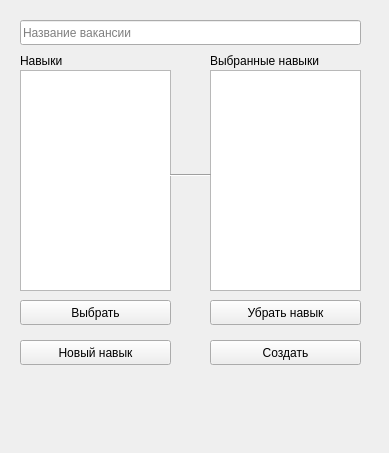
<?xml version="1.0" encoding="UTF-8"?>
<ui version="4.0">
 <class>new_vac</class>
 <widget class="QWidget" name="new_vac">
  <property name="geometry">
   <rect>
    <x>0</x>
    <y>0</y>
    <width>389</width>
    <height>453</height>
   </rect>
  </property>
  <property name="windowTitle">
   <string>Add vacancy</string>
  </property>
  <widget class="QPushButton" name="ChooseSkill">
   <property name="geometry">
    <rect>
     <x>20</x>
     <y>300</y>
     <width>151</width>
     <height>25</height>
    </rect>
   </property>
   <property name="text">
    <string>Выбрать</string>
   </property>
  </widget>
  <widget class="QLineEdit" name="lineEdit">
   <property name="geometry">
    <rect>
     <x>20</x>
     <y>20</y>
     <width>341</width>
     <height>25</height>
    </rect>
   </property>
   <property name="placeholderText">
    <string>Название вакансии</string>
   </property>
  </widget>
  <widget class="QListWidget" name="listWidget">
   <property name="geometry">
    <rect>
     <x>20</x>
     <y>70</y>
     <width>151</width>
     <height>221</height>
    </rect>
   </property>
  </widget>
  <widget class="QLabel" name="label_2">
   <property name="geometry">
    <rect>
     <x>20</x>
     <y>50</y>
     <width>111</width>
     <height>21</height>
    </rect>
   </property>
   <property name="text">
    <string>Навыки </string>
   </property>
  </widget>
  <widget class="QPushButton" name="CreateNewSkill">
   <property name="geometry">
    <rect>
     <x>20</x>
     <y>340</y>
     <width>151</width>
     <height>25</height>
    </rect>
   </property>
   <property name="text">
    <string>Новый навык</string>
   </property>
  </widget>
  <widget class="QListWidget" name="listWidget_2">
   <property name="geometry">
    <rect>
     <x>210</x>
     <y>70</y>
     <width>151</width>
     <height>221</height>
    </rect>
   </property>
  </widget>
  <widget class="QPushButton" name="CreateNewVacancy">
   <property name="geometry">
    <rect>
     <x>210</x>
     <y>340</y>
     <width>151</width>
     <height>25</height>
    </rect>
   </property>
   <property name="text">
    <string>Создать</string>
   </property>
  </widget>
  <widget class="QLabel" name="label_3">
   <property name="geometry">
    <rect>
     <x>210</x>
     <y>50</y>
     <width>131</width>
     <height>21</height>
    </rect>
   </property>
   <property name="text">
    <string>Выбранные навыки</string>
   </property>
  </widget>
  <widget class="Line" name="line">
   <property name="geometry">
    <rect>
     <x>170</x>
     <y>115</y>
     <width>41</width>
     <height>121</height>
    </rect>
   </property>
   <property name="orientation">
    <enum>Qt::Horizontal</enum>
   </property>
  </widget>
  <widget class="QPushButton" name="RemoveSkill">
   <property name="geometry">
    <rect>
     <x>210</x>
     <y>300</y>
     <width>151</width>
     <height>25</height>
    </rect>
   </property>
   <property name="text">
    <string>Убрать навык</string>
   </property>
  </widget>
 </widget>
 <resources/>
 <connections/>
</ui>
